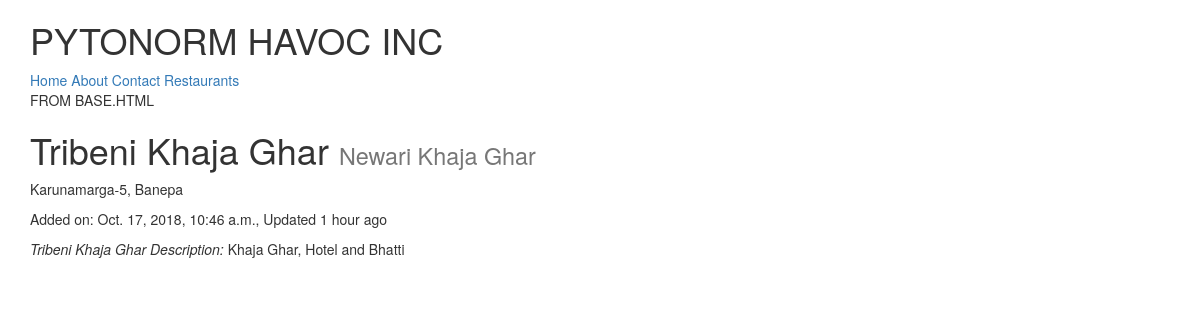
The page /restaurants/tribeni-khaja-ghar/ on the database its author committed.
### restaurants/models.py (models this page shows, shortened)
class RestaurantLocation(models.Model):
	name = models.CharField(max_length=120)
	description = models.TextField(default='Description Not Provided')
	location = models.CharField(max_length=120, null=True, blank=True)
	category = models.CharField(max_length=120, null=True, blank=True)
	added_date = models.DateTimeField(auto_now_add=True)
	updated_date = models.DateTimeField(auto_now=True)
	slug = models.SlugField(null=True, blank=True)
	@property
	def title(self):
		return self.name

### restaurants/views.py (the view)
# urls.py: url(r'^restaurants/(?P<slug>[\w-]+)/$', RestaurantDetailView.as_view()),
class RestaurantDetailView(DetailView):
	queryset = RestaurantLocation.objects.all()

### restaurants/templates/restaurants/restaurantlocation_detail.html (shortened to what this page needs)
{% extends "base.html" %}
{% block content %}
	<h1>{{ object.name }} <small>{{ object.category }}</small></h1>
	<p>{{ object.location }}</p>
	<p>Added on: {{ object.added_date }}, Updated {{ object.updated_date | timesince }} ago</p>
	<text> <i>{{ object.title }} Description: </i> {{ object.description }}</text>
{% endblock content %}

### rows shown on the page
RestaurantLocation: name "Tribeni Khaja Ghar", category "Newari Khaja Ghar", location "Karunamarga-5, Banepa", added_date "Oct. 17, 2018, 10:46 a.m.", updated_date "1 hour", title "Tribeni Khaja Ghar", description "Khaja Ghar, Hotel and Bhatti"
